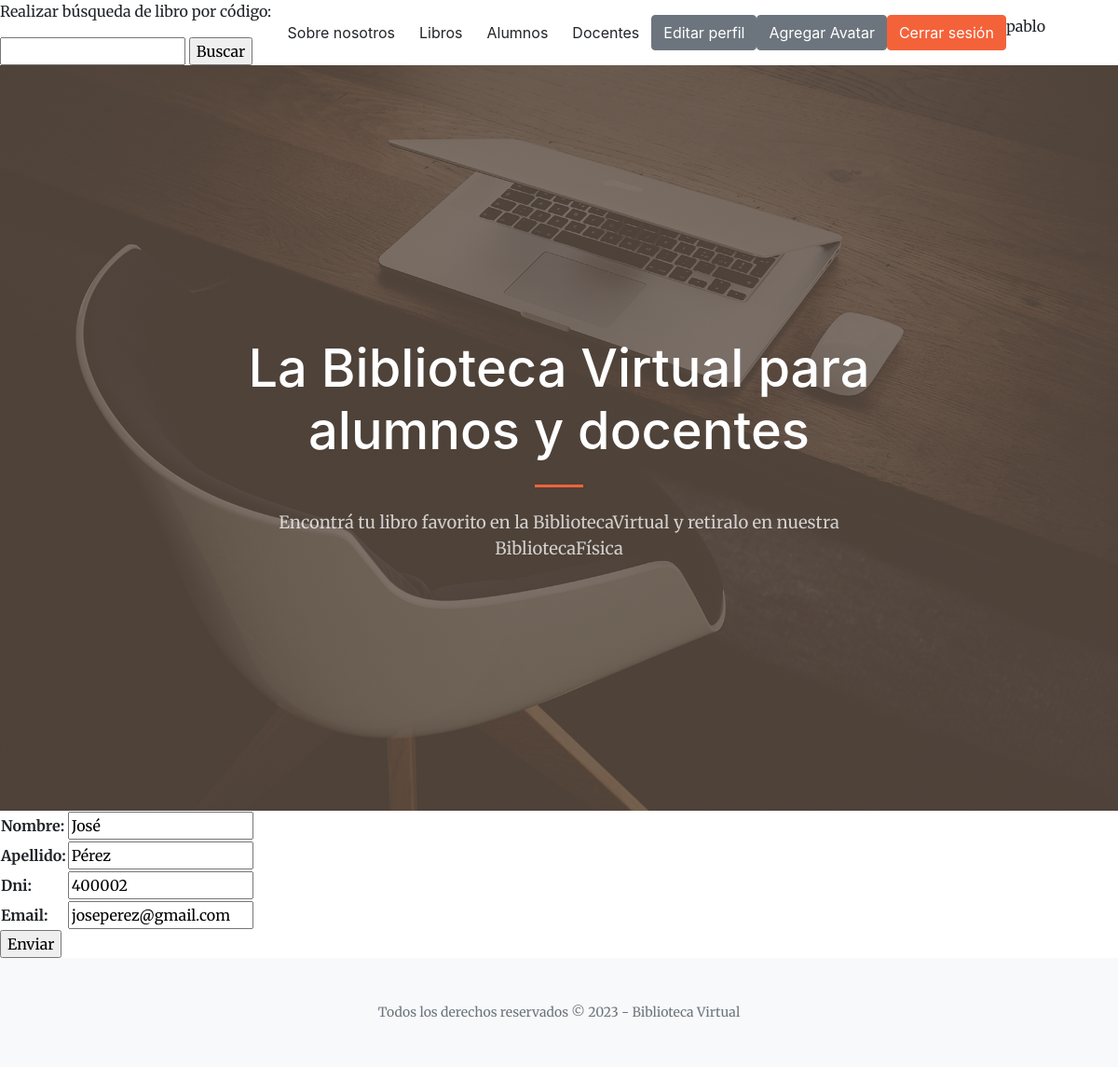
The app's page /BibliotecaVirtual/editarAlumno/José/ (signed in) with its own data.
### BibliotecaVirtual/models.py (models this page shows, shortened)
class Alumno(models.Model):
    nombre = models.CharField(max_length=40)
    apellido = models.CharField(max_length=40)
    dni = models.IntegerField()
    email = models.EmailField()

### BibliotecaVirtual/views.py (the view)
# urls.py: path('editarAlumno/<alumno_nombre>/', views.editarAlumno, name='EditarAlumno'),
def editarAlumno(request, alumno_nombre):
    alumno = Alumno.objects.get(nombre=alumno_nombre)
    if request.method == 'POST':
        miFormulario = AlumnoFormulario(request.POST)
        print(miFormulario)
        if miFormulario.is_valid:
            informacion = miFormulario.cleaned_data
            alumno.nombre = informacion['nombre']
            alumno.apellido = informacion['apellido']
            alumno.dni = informacion['dni']
            alumno.email = informacion['email']
            alumno.save()
            return render(request, "BibliotecaVirtual/inicio.html")
    else:
        miFormulario = AlumnoFormulario(initial={'nombre':alumno.nombre,
                                                  'apellido':alumno.apellido,
                                                  'dni':alumno.dni,
                                                  'email':alumno.email})
        return render(request, "BibliotecaVirtual/editarAlumno.html", {"miFormulario":miFormulario, "alumno_nombre":alumno_nombre})

### BibliotecaVirtual/forms.py
class AlumnoFormulario(forms.Form):
    nombre = forms.CharField(max_length=40)
    apellido = forms.CharField(max_length=40)
    dni = forms.IntegerField()
    email = forms.EmailField()

### BibliotecaVirtual/templates/BibliotecaVirtual/editarAlumno.html (shortened to what this page needs)
{% extends "BibliotecaVirtual/padre.html" %}
{% load static %}
{% block contenidoQueCambia %}
    <form action="" method="POST">{% csrf_token %}
        <table>
            {{ miFormulario.as_table }}
        </table>
        <input type="submit" value="Enviar">
    </form>
{% endblock %}

### BibliotecaVirtual/templates/BibliotecaVirtual/padre.html (shortened to what this page needs)
<!DOCTYPE html>
<html lang="en">
    <head>
        {% load static %}
        <link href="https://cdn.jsdelivr.net/npm/bootstrap-icons@1.5.0/font/bootstrap-icons.css" rel="stylesheet" />
        <link href="https://cdnjs.cloudflare.com/ajax/libs/SimpleLightbox/2.1.0/simpleLightbox.min.css" rel="stylesheet" />
        <link href="{% static 'BibliotecaVirtual/css/styles.css' %}" rel="stylesheet" />
    </head>
    <body id="page-top">
        <form action="/BibliotecaVirtual/buscar" method="GET">
            <p>Realizar búsqueda de libro por código:</p>
            <input type="number" name="codigo" id="codigo">
            <input type="submit" value="Buscar">
        </form>
        <nav class="navbar navbar-expand-lg navbar-light fixed-top py-3" id="mainNav">
            <div class="container px-4 px-lg-5">
                <div class="collapse navbar-collapse" id="navbarResponsive">
                    <ul class="nav nav-pills ms-auto my-2 my-lg-0">
                        <a class="btn btn-terciary" href="{% url 'Inicio' %}">Sobre nosotros</a></li>
                        <a class="btn btn-terciary" href="{% url 'Libros' %}">Libros</a></li>
                        <a class="btn btn-terciary" href="{% url 'Alumnos' %}">Alumnos</a></li>
                        <a class="btn btn-terciary" href="{% url 'Docentes' %}">Docentes</a></li>
                        {% if request.user.is_authenticated %}
                        <a class="btn btn-secondary" href="{% url 'EditarPerfil' %}">Editar perfil</a></li>
                        <a class="btn btn-secondary" href="{% url 'AgregarAvatar' %}">Agregar Avatar</a>
                        <a class="btn btn-primary" href="{% url 'Logout' %}">Cerrar sesión</a></li>
                                {{user.username}}
                        {% endif %}
                    </ul>
                </div>
            </div>
        </nav>
        <header class="masthead">
            <div class="container px-4 px-lg-5 h-100">
                <div class="row gx-4 gx-lg-5 h-100 align-items-center justify-content-center text-center">
                    <div class="col-lg-8 align-self-end">
                        <h1 class="text-white font-weight-bold">La Biblioteca Virtual para alumnos y docentes</h1>
                        <hr class="divider" />
                    </div>
                    <div class="col-lg-8 align-self-baseline">
                        <p class="text-white-75 mb-5">Encontrá tu libro favorito en la BibliotecaVirtual y retiralo en nuestra BibliotecaFísica</p>
                    </div>
                </div>
            </div>
        </header>
        {% block contenidoQueCambia %}
        {% endblock %}
        <footer class="bg-light py-5">
            <div class="container px-4 px-lg-5"><div class="small text-center text-muted">Todos los derechos reservados &copy; 2023 - Biblioteca Virtual</div></div>
        </footer>
    </body>
</html>

### records on screen
Alumno: nombre "José", apellido "Pérez", dni "400002", email "joseperez@gmail.com"

### other values on screen
{{ user.username }} "pablo"
